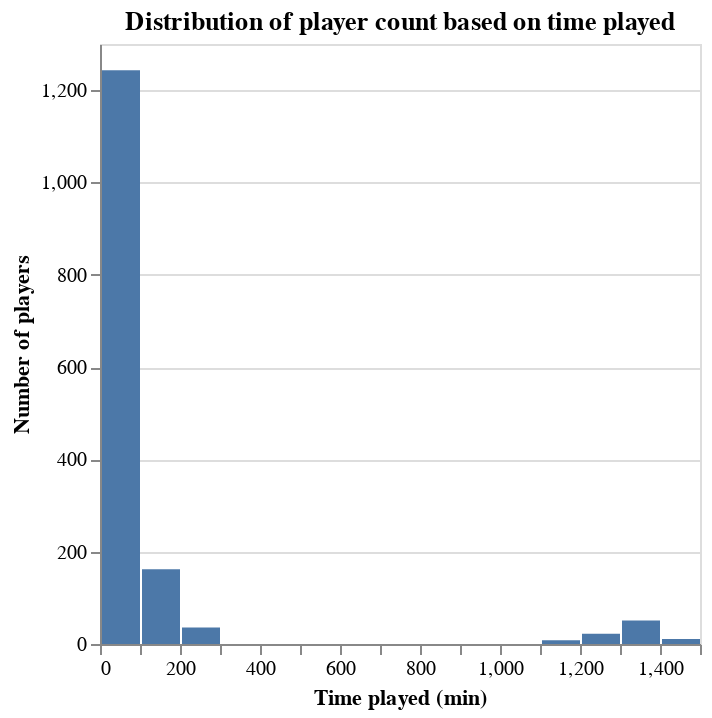

Here is the notebook cell this chart was saved with:
### Code cell
time_played_plot = alt.Chart(sessions_data).mark_bar().encode(
    x=alt.X('time_played_mins').title('Time played (min)').bin(maxbins=20),
    y=alt.Y('count()').title('Number of players')
).properties(title='Distribution of player count based on time played')
time_played_plot 
# shows how long players typically play for

### Figure 1 — Vega-Lite specification as saved in the notebook (floating-point values rounded to 4 significant figures; data arrays with more than 128 entries replaced by an {"elided": "..."} marker saying what was removed)
{"config": {"view": {"continuousWidth": 300, "continuousHeight": 300}}, "data": {"name": "data-9d342f7b965ac7c9639f9dc3b6a1da40"}, "mark": {"type": "bar"}, "encoding": {"x": {"bin": {"maxbins": 20}, "field": "time_played_mins", "title": "Time played (min)", "type": "quantitative"}, "y": {"aggregate": "count", "title": "Number of players", "type": "quantitative"}}, "title": "Distribution of player count based on time played", "$schema": "https://vega.github.io/schema/vega-lite/v5.20.1.json", "datasets": {"data-9d342f7b965ac7c9639f9dc3b6a1da40": {"elided": "1535 records"}}}
